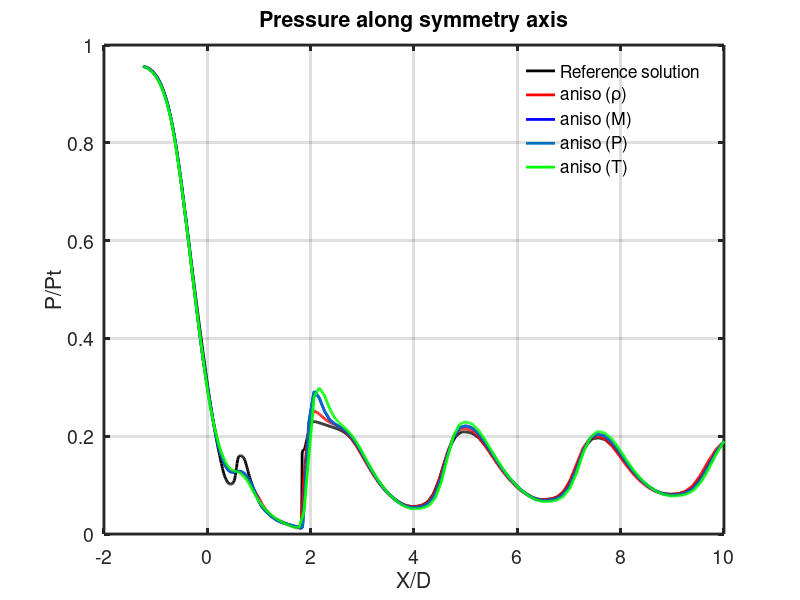

Reproduce this figure in MATLAB.
% read reference solution
ref = csvread('reference/reference.csv');
ref_x = ref(:,4);
ref_x = ref_x(2:end,:);% delete useless 1st rows
ref_m = ref(:,1);
ref_m = ref_m(2:end,:);% delete useless 1st rows
ref_p = ref(:,3);
ref_p = ref_p(2:end,:); % delete useless 1st rows

%%%%%%%%%%%%%%%%%%%%%%%%%% nonideal nitrogen
%%%%%%% aniso
% read aniso of density for nonideal nitrogen
nonideal_aniso_density = csvread('aniso/density.csv');
nonideal_aniso_density_x = nonideal_aniso_density(:,4);
nonideal_aniso_density_x = nonideal_aniso_density_x(2:end,:); 
nonideal_aniso_density_m = nonideal_aniso_density(:,1);
nonideal_aniso_density_m = nonideal_aniso_density_m(2:end,:); 
nonideal_aniso_density_p = nonideal_aniso_density(:,3);
nonideal_aniso_density_p = nonideal_aniso_density_p(2:end,:);

% read aniso of mach for nonideal nitrogen
nonideal_aniso_mach= csvread('aniso/mach.csv');
nonideal_aniso_mach_x = nonideal_aniso_mach(:,4);
nonideal_aniso_mach_x = nonideal_aniso_mach_x(2:end,:); 
nonideal_aniso_mach_m = nonideal_aniso_mach(:,1);
nonideal_aniso_mach_m = nonideal_aniso_mach_m(2:end,:); 
nonideal_aniso_mach_p = nonideal_aniso_mach(:,3);
nonideal_aniso_mach_p = nonideal_aniso_mach_p(2:end,:);

% read aniso of p for nonideal nitrogen
nonideal_aniso_p= csvread('aniso/p.csv');
nonideal_aniso_p_x = nonideal_aniso_p(:,4);
nonideal_aniso_p_x = nonideal_aniso_p_x(2:end,:); 
nonideal_aniso_p_m = nonideal_aniso_p(:,1);
nonideal_aniso_p_m = nonideal_aniso_p_m(2:end,:); 
nonideal_aniso_p_p = nonideal_aniso_p(:,3);
nonideal_aniso_p_p = nonideal_aniso_p_p(2:end,:);

% read aniso of T for nonideal nitrogen
nonideal_aniso_t= csvread('aniso/t.csv');
nonideal_aniso_t_x = nonideal_aniso_t(:,4);
nonideal_aniso_t_x = nonideal_aniso_t_x(2:end,:); 
nonideal_aniso_t_m = nonideal_aniso_t(:,1);
nonideal_aniso_t_m = nonideal_aniso_t_m(2:end,:); 
nonideal_aniso_t_p = nonideal_aniso_t(:,3);
nonideal_aniso_t_p = nonideal_aniso_t_p(2:end,:);




% plot comparison
figure(1)
plot(ref_x,ref_p,'k',"linewidth", 2);
hold on
grid on
plot(nonideal_aniso_density_x, nonideal_aniso_density_p,'r',"linewidth", 2);
hold on
grid on
plot(nonideal_aniso_mach_x, nonideal_aniso_mach_p,'b',"linewidth", 2);
hold on
grid on
plot(nonideal_aniso_p_x, nonideal_aniso_p_p,"linewidth", 2);
hold on
grid on
plot(nonideal_aniso_t_x, nonideal_aniso_t_p,'g', "linewidth", 2);
hold on
grid on
xlabel('X/D')
##ylabel('Mach number')
ylabel('P/Pt')
##title('Mach number along symmetry axis')
title('Pressure along symmetry axis')
legend('Reference solution','aniso (\rho)', 'aniso (M)', 'aniso (P)', 'aniso (T)')
legend boxoff
set(gca, "linewidth", 2, "fontsize", 14);
##saveas(figure(1), "P_ref_nonideal_aniso");